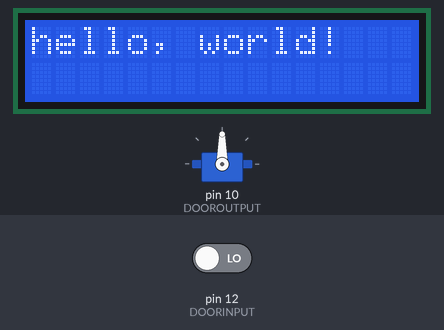
Bench run of a sketch on a simulated Arduino Uno, built with avr-gcc and run on an emulated ATmega328P. On the bench: servo, 16×2 character LCD. Inputs (shaded band) come from the test bench; at power-on: pin 12 (DOORINPUT) LOW.

Above: at 2.2 s.
2.3 s: pin 12 (DOORINPUT) driven HIGH
At 5.5 s:
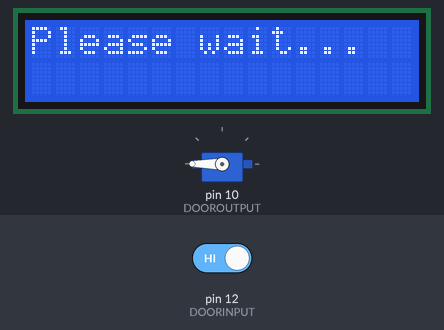
At 12.98 s:
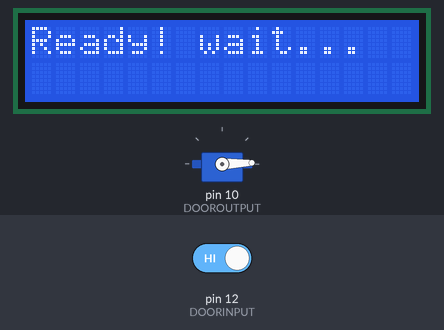
Timing chart, 0 to 24.8 s (numbered marks = the images above; inputs shaded):
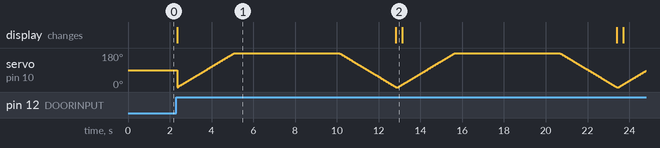

The sketch:

master.ino
```cpp
//#include <PS2Keyboard.h>
#include <LiquidCrystal.h>
#include <Wire.h>
#include <Servo.h>

#define DOORINPUT 12
#define DOOROUTPUT 10
//#define DataPin 2
//#define IRQpin 3


int keybIndex = 0, doorPos = 0;
String keybMessage = "", onlineMessage = "";
//PS2Keyboard keyboard;
LiquidCrystal lcd(4, 5, 6, 7, 8, 9);
Servo door;

void setup() {

  digitalWrite(DOORINPUT, LOW);


  door.attach(DOOROUTPUT);

  // LCD init
  lcd.begin(16, 2); //16 columns and 2 rows
  lcd.print("hello, world!");
  delay(1000);

  // Keyboard init
//  keyboard.begin(DataPin, IRQpin);
  Wire.begin(8);
  Wire.onReceive(receiveEvent);
  Serial.begin(9600);
}

void loop() {

  if(digitalRead(DOORINPUT)){
    lcd.setCursor(0, 0);
    lcd.print("Please wait...");
    doorEvent();
    lcd.setCursor(0, 0);
    lcd.print("Ready!");
  }

  lcd.setCursor(0, 0);
  lcd.print(onlineMessage);

//  if(keyboard.available())
//    keybEvent();

  delay(100);
}

void doorEvent(){

   // OPEN DOOR
   for (doorPos = 0; doorPos <= 180; doorPos += 1) {
    // in steps of 1 degree
    door.write(doorPos);
    delay(15);
  }

  delay(5000);

  // CLOSE DOOR
  for (doorPos = 180; doorPos >= 0; doorPos -= 1) {
    door.write(doorPos);
    delay(15);
  }
  doorPos = 0;
}

//void keybEvent(){
//
//  char c = keyboard.read();
//  keybMessage += c;
//  lcd.setCursor(i, 1);
//  lcd.print(c);
//  i = (i + 1) % 15;
//
//  if (c == PS2_ENTER) {
//    lcd.setCursor(0, 1);
//    lcd.print("                ");
//    sendMessage();
//    keybMessage="";
//    i = 0;
//    // handle sending to internet
//  }
//}

void sendMessage(){

}

void receiveEvent(int howMany){
  onlineMessage = "";
   while(1 < Wire.available()){
   char c = Wire.read();
    onlineMessage += c;
  }
  Wire.read();
  delay(1000);
}
```
